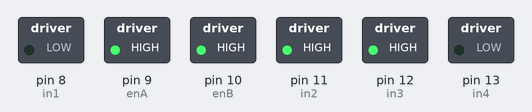
A sketch run on a simulated Arduino Uno, built with avr-gcc and run on an emulated ATmega328P. On the bench: switched loads named in the sketch (green lamp = pin HIGH).

Above: at 1.0 s.
At 9.0 s:
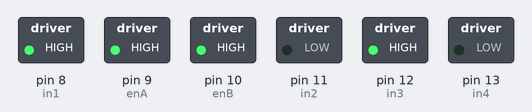
At 13.0 s:
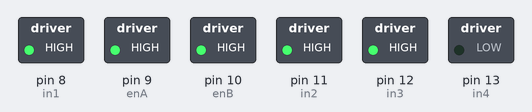
At 17.0 s:
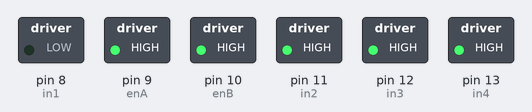
At 20.5 s:
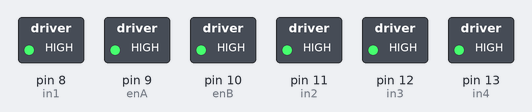
Timing chart, 0 to 26.5 s (numbered marks = the images above):
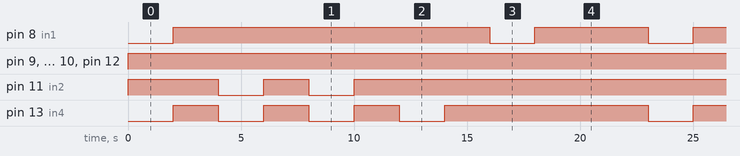

Measured:
- by itself, pin 8 (in1): repeats every 23.0 s: LOW 2.0 s, HIGH 5.0 s, LOW 2.0 s, HIGH 14.0 s
- by itself, pin 9 (enA), pin 10 (enB), pin 12 (in3): LOW → HIGH at 0.00 s
- by itself, pin 11 (in2): repeats every 23.0 s: LOW 2.0 s, HIGH 2.0 s, LOW 2.0 s, HIGH 17.0 s
- by itself, pin 13 (in4): repeats every 23.0 s: 2 × (LOW 2.0 s, HIGH 2.0 s), LOW 2.0 s, HIGH 9.0 s, LOW 2.0 s, HIGH 2.0 s

The sketch:

BasicMotorControl.ino
```cpp
//Establishes variable names for the control pins on the motor sheild
#define in1 8
#define enA 9
#define enB 10
#define in2 11
#define in3 12
#define in4 13


void setup()
{


  pinMode(8, OUTPUT);
  pinMode(9, OUTPUT);
  pinMode(10, OUTPUT);
  pinMode(11, OUTPUT);
  pinMode(12, OUTPUT);
  pinMode(13, OUTPUT);


}


void loop()
{

  digitalWrite(enA, HIGH);
  digitalWrite(in1, LOW);
  digitalWrite(in2, HIGH);
  digitalWrite(enB, HIGH);
  digitalWrite(in3, HIGH);
  digitalWrite(in4, LOW);

  delay (2000);

  digitalWrite(enA, HIGH);
  digitalWrite(in1, HIGH);
  digitalWrite(in2, HIGH);
  digitalWrite(enB, HIGH);
  digitalWrite(in3, HIGH);
  digitalWrite(in4, HIGH);

  delay (2000);

  digitalWrite(enA, HIGH);
  digitalWrite(in1, HIGH);
  digitalWrite(in2, LOW);
  digitalWrite(enB, HIGH);
  digitalWrite(in3, HIGH);
  digitalWrite(in4, LOW);

  delay (2000);

  digitalWrite(enA, HIGH);
  digitalWrite(in1, HIGH);
  digitalWrite(in2, HIGH);
  digitalWrite(enB, HIGH);
  digitalWrite(in3, HIGH);
  digitalWrite(in4, HIGH);

  delay (2000);

  digitalWrite(enA, HIGH);
  digitalWrite(in1, HIGH);
  digitalWrite(in2, LOW);
  digitalWrite(enB, HIGH);
  digitalWrite(in3, HIGH);
  digitalWrite(in4, LOW);

  delay (2000);

  digitalWrite(enA, HIGH);
  digitalWrite(in1, HIGH);
  digitalWrite(in2, HIGH);
  digitalWrite(enB, HIGH);
  digitalWrite(in3, HIGH);
  digitalWrite(in4, HIGH);

  delay (2000);

  digitalWrite(enA, HIGH);
  digitalWrite(in1, HIGH);
  digitalWrite(in2, HIGH);
  digitalWrite(enB, HIGH);
  digitalWrite(in3, HIGH);
  digitalWrite(in4, LOW);

  delay (2000);

  digitalWrite(enA, HIGH);
  digitalWrite(in1, HIGH);
  digitalWrite(in2, HIGH);
  digitalWrite(enB, HIGH);
  digitalWrite(in3, HIGH);
  digitalWrite(in4, HIGH);

  delay (2000);

  digitalWrite(enA, HIGH);
  digitalWrite(in1, LOW);
  digitalWrite(in2, HIGH);
  digitalWrite(enB, HIGH);
  digitalWrite(in3, HIGH);
  digitalWrite(in4, HIGH);

  delay (2000);

  digitalWrite(enA, HIGH);
  digitalWrite(in1, HIGH);
  digitalWrite(in2, HIGH);
  digitalWrite(enB, HIGH);
  digitalWrite(in3, HIGH);
  digitalWrite(in4, HIGH);

  delay (5000);

 }
```
